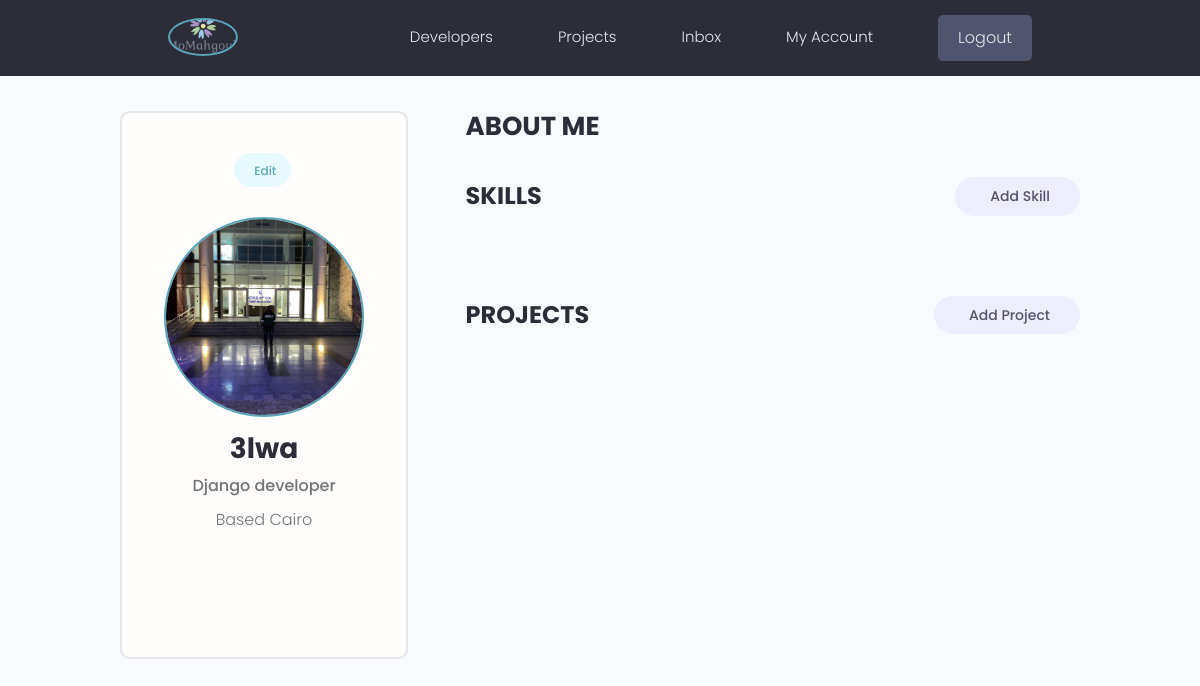
The app's page /account/ (signed in), older data.
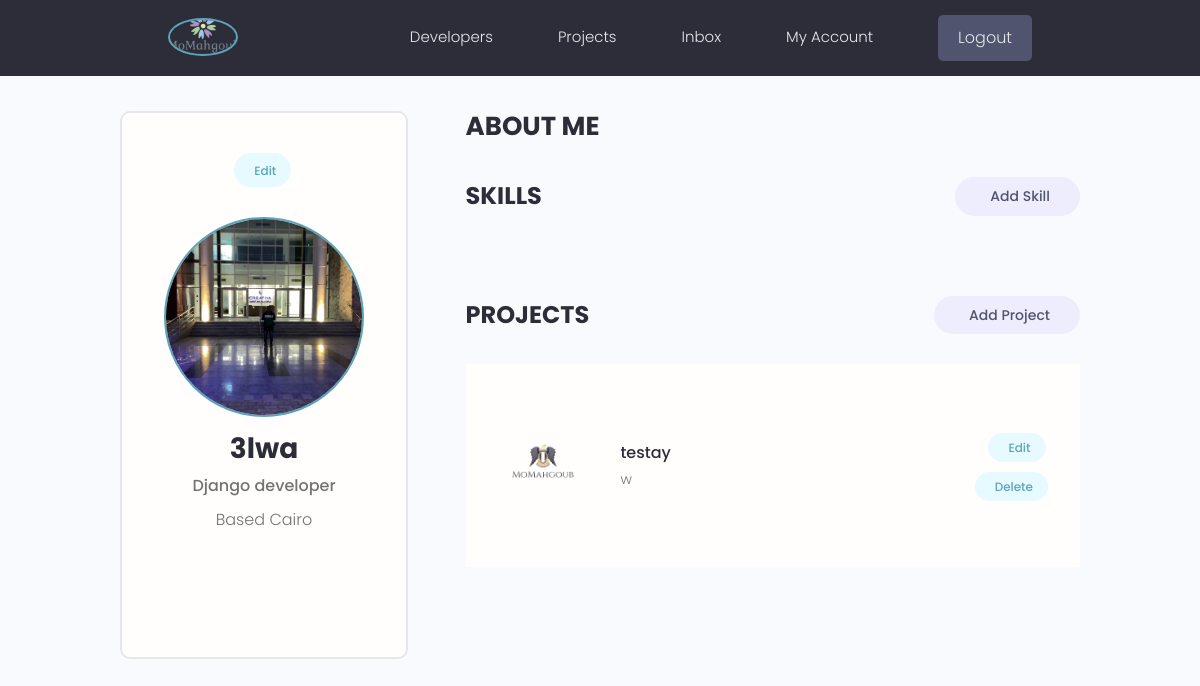
The same page, newer data.
### projects/models.py (models this page shows, shortened)
class Project(models.Model):
    owner = models.ForeignKey(Profile, null=True, on_delete=models.SET_NULL)
    title = models.CharField(max_length=200)
    description = models.TextField(null=True, blank=True)
    featured_image = models.ImageField(
        null=True, blank=True, default="default.jpg")
    demo_link = models.CharField(max_length=500, null=True, blank=True)
    source_link = models.CharField(max_length=500, null=True, blank=True)
    total_budget = models.IntegerField(default=250000, null=True, blank=True)
    tags = models.ManyToManyField('Tag', blank=True)
    vote_total = models.IntegerField(default=0, null=True, blank=True)
    vote_ratio = models.IntegerField(default=0, null=True, blank=True)
    end_date = models.DateTimeField(null=True, blank=True)
    created = models.DateTimeField(auto_now_add=True)
    id = models.UUIDField(default=uuid.uuid4, unique=True,
                          primary_key=True, editable=False)

### users/views.py (the view)
# urls.py: path('account/', views.accountProfile, name='account'),
@login_required(login_url='login')
def accountProfile(request):
    profile = request.user.profile
    skills = profile.skill_set.all()
    projects = profile.project_set.all()
    context = {'profile': profile, 'skills': skills, 'projects': projects}
    return render(request, 'users/account.html', context)

### users/models.py (called while the page is built)
    def __str__(self):
        return self.name

### users/templates/users/account.html (shortened to what this page needs)
{% extends 'main.html' %}
{% block content %}
<main class="settingsPage profile my-md">
    <div class="container">
        <div class="layout">
            <div class="column column--1of3">
                <div class="card text-center">
                    <div class="card__body dev">
                        <a class="tag tag--pill tag--main settings__btn" href="{% url 'edit-account' %}">
                             Edit</a>
                        <img class="avatar avatar--xl dev__avatar" src="{{ profile.profile_image.url }}" />
                        <h2 class="dev__name">{{ profile.name }}</h2>
                        <p class="dev__title"> {{profile.head_line | slice:"60"}} </p>
                        <p class="dev__location">Based {{profile.location}} </p>
                        <ul class="dev__social">
                        </ul>
                    </div>
                </div>
            </div>
            <div class="column column--2of3">
                <div class="devInfo">
                    <h3 class="devInfo__title">About Me</h3>
                </div>
                <div class="settings">
                    <h3 class="settings__title">Skills</h3>
                    <a class="tag tag--pill tag--sub settings__btn tag--lg" href="{% url 'create-skill' %}"> Add
                        Skill</a>
                </div>
                <div class="settings">
                    <h3 class="settings__title">Projects</h3>
                    <a class="tag tag--pill tag--sub settings__btn tag--lg" href="{% url 'create-project' %}"> Add
                        Project</a>
                </div>
                <table class="settings__table">
                    {% for project in projects %}
                    <tr>
                        <td class="settings__thumbnail">
                            <a href="{% url 'project' project.id %}"><img src="{{project.featured_image.url}}"
                                    alt="Project Thumbnail" /></a>
                        </td>
                        <td class="settings__tableInfo">
                            <a href="single-project.html">{{project.title}}</a>
                            <p>
                                {{project.description}}
                            </p>
                        </td>
                        <td class="settings__tableActions">
                            <a class="tag tag--pill tag--main settings__btn" href="{% url 'update-project' project.id %}">
                                Edit</a>
                            <a class="tag tag--pill tag--main settings__btn" href="{% url 'delete-project' project.id %}">
                                Delete</a>
                        </td>
                    </tr>
                    {% endfor %}
                </table>
            </div>
        </div>
    </div>
</main>
{% endblock content %}

Row changes from the older to the newer data that the page shows:
added Project: featured_image (picture), title "testay", description "w"
